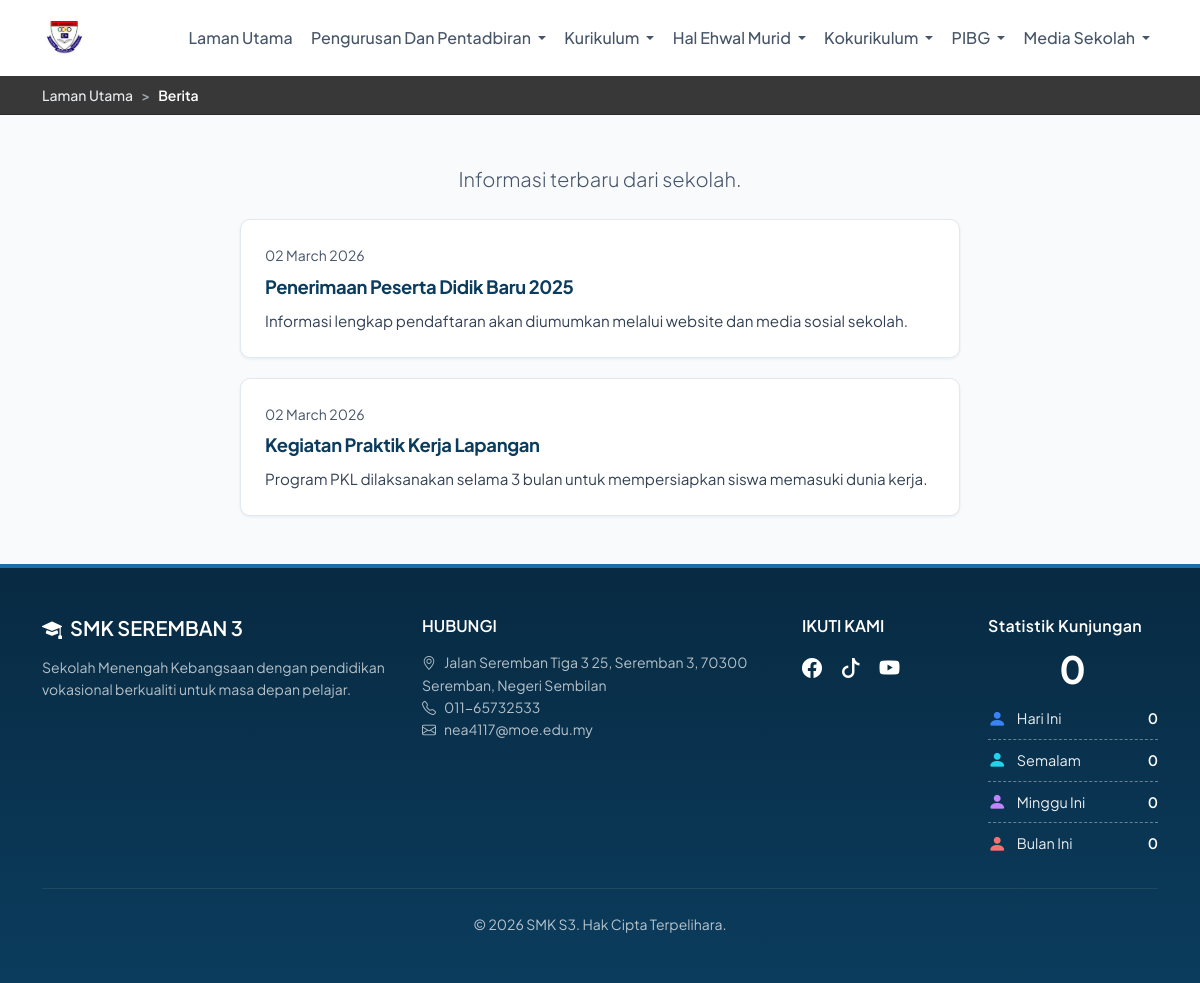
Before: /news.php with the older database file.
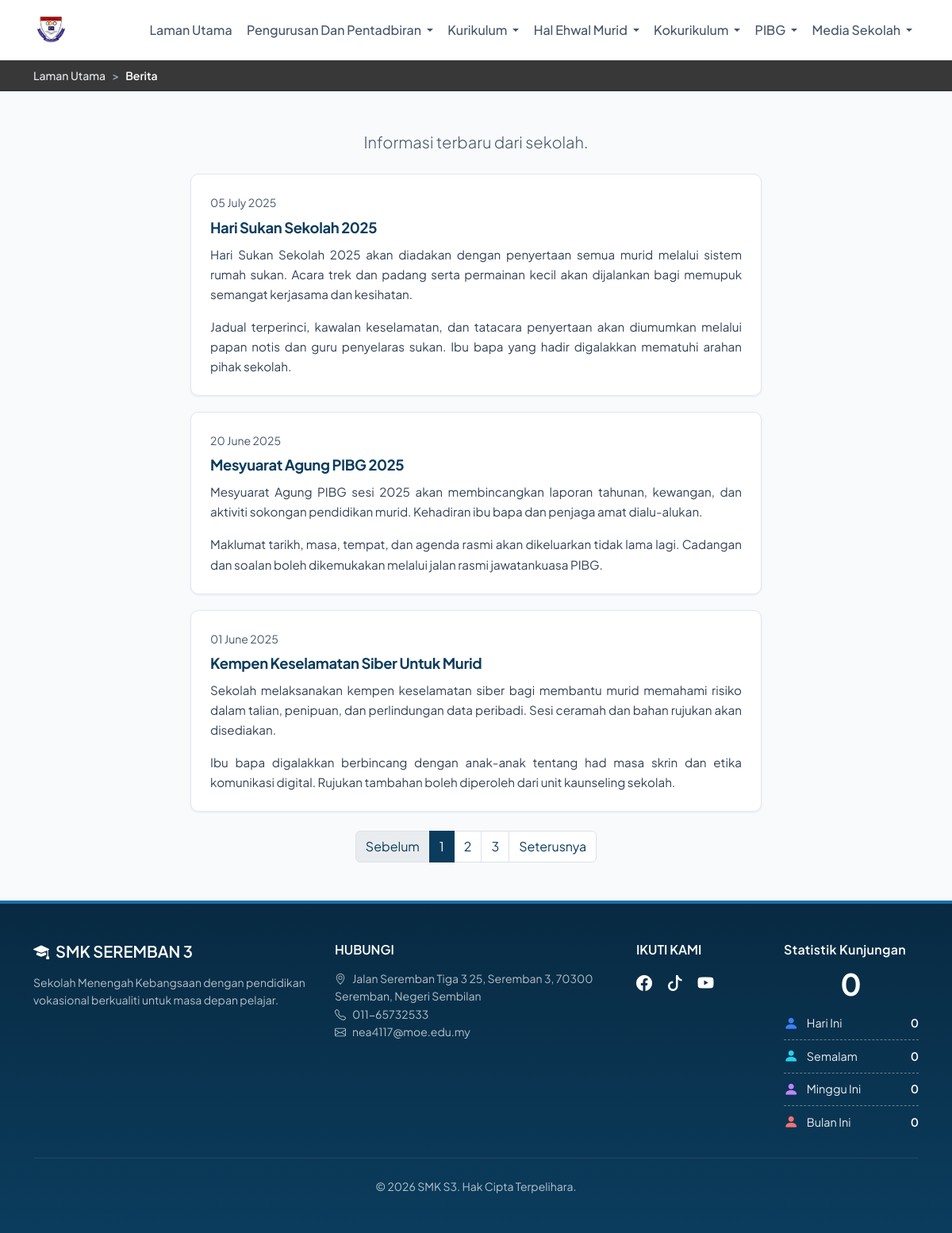
After: the same page with the newer database file.
### tables this page shows
CREATE TABLE IF NOT EXISTS news (
    id INT AUTO_INCREMENT PRIMARY KEY,
    title VARCHAR(255) NOT NULL,
    slug VARCHAR(255) NOT NULL UNIQUE,
    excerpt TEXT,
    content TEXT,
    image_url VARCHAR(500) DEFAULT NULL,
    published_at DATETIME DEFAULT NULL,
    created_at TIMESTAMP DEFAULT CURRENT_TIMESTAMP,
    updated_at TIMESTAMP DEFAULT CURRENT_TIMESTAMP ON UPDATE CURRENT_TIMESTAMP
);

### includes/breadcrumbs.php (called while the page is built, shortened)
<?php
function smks3_default_breadcrumb_items(string $currentPage, string $pageTitle): array
{
    static $map = [
        'profil-sekolah' => ['Pengurusan Dan Pentadbiran', 'Profil Sekolah'],
        'misi-visi-sekolah' => ['Pengurusan Dan Pentadbiran', 'FPK, Visi, Misi, Motto Sekolah'],
        'sejarah-sekolah' => ['Pengurusan Dan Pentadbiran', 'Sejarah Sekolah'],
        'senarai-pengetua' => ['Pengurusan Dan Pentadbiran', 'Senarai Pengetua'],
        'pelan-sekolah' => ['Pengurusan Dan Pentadbiran', 'Pelan Sekolah'],
        'lencana-lagu-sekolah' => ['Pengurusan Dan Pentadbiran', 'Lencana & Lagu Sekolah'],
        'pengurusan-tertinggi' => ['Pengurusan Dan Pentadbiran', 'Pengurusan Tertinggi Sekolah'],
        'guru-apk' => ['Pengurusan Dan Pentadbiran', 'Barisan Guru Dan AKP'],
        'kalendar-akademik' => ['Pengurusan Dan Pentadbiran', 'Kalendar Akademik 2026'],
        'cuti-perayaan' => ['Pengurusan Dan Pentadbiran', 'Cuti Perayaan 2026'],
        'pentaksiran-peperiksaan' => ['Kurikulum', 'Pentaksiran Dan Peperiksaan'],
        'pusat-sumber' => ['Kurikulum', 'Pusat Sumber Sekolah'],
        'pra-sekolah' => ['Kurikulum', 'Pra Sekolah'],
        'kecemerlangan-program-akademik' => ['Kurikulum', 'Kecemerlangan Program Akademik'],
        'pilihan-mata-pelajaran' => ['Kurikulum', 'Pilihan Mata Pelajaran'],
        'enrolmen-murid' => ['Hal Ehwal Murid', 'Enrolmen Murid'],
        'bil-kelas-gambar' => ['Hal Ehwal Murid', 'Bilangan Kelas-Gambar'],
        'unit-bimbingan-kaunseling' => ['Hal Ehwal Murid', 'Unit Bimbingan Dan Kaunseling'],
        'peraturan-sekolah' => ['Hal Ehwal Murid', 'Peraturan Sekolah'],
        'pemimpin-murid' => ['Hal Ehwal Murid', 'Pemimpin Murid'],
        'unit-badan-beruniform' => ['Kokurikulum', 'Unit Badan Beruniform'],
        'kelab-persatuan' => ['Kokurikulum', 'Kelab Dan Persatuan'],
        'sukan-permainan' => ['Kokurikulum', 'Sukan Dan Permainan'],
        'kawatankuasa-pibg' => ['PIBG', 'Jawatankuasa PIBG'],
        'news' => [null, 'Berita'],
        'about' => [null, 'Perihal Kami'],
        'courses' => [null, 'Jurusan'],
        'staff' => [null, 'Guru & Kakitangan'],
        'contact' => [null, 'Hubungi'],
        'buletin-sekolah' => [null, 'Buletin Sekolah'],
    ];
    $items = [
        ['label' => 'Laman Utama', 'href' => 'index.php'],
    ];
    if (isset($map[$currentPage])) {
        [$menu, $sub] = $map[$currentPage];
        $items[] = ['label' => $sub, 'current' => true];
        return $items;
    }
    $items[] = ['label' => $pageTitle, 'current' => true];
    return $items;
}

### includes/functions.php (called while the page is built, shortened)
<?php
function smks3_news_body_html(?string $content, ?string $fallbackExcerpt = ''): string
{
    $content = trim((string) $content);
    if ($content !== '') {
        if (preg_match('/<[a-z][a-z0-9]*\b/i', $content)) {
            return $content;
        }
        return smks3_plain_text_to_paragraphs($content);
    }
    return '';
}
function smks3_fetch_published_news_paginated(int $page, int $perPage = 3): ?array
{
    $perPage = max(1, min(50, $perPage));
    $page = max(1, $page);
    try {
        $pdo = getConnection();
        $total = (int) $pdo->query('SELECT COUNT(*) FROM news WHERE published_at IS NOT NULL')->fetchColumn();
        $totalPages = max(1, (int) ceil($total / $perPage));
        $page = min($page, $totalPages);
        $offset = ($page - 1) * $perPage;
        $stmt = $pdo->prepare(
            'SELECT id, title, slug, excerpt, content, published_at FROM news WHERE published_at IS NOT NULL ORDER BY published_at DESC LIMIT :lim OFFSET :off'
        );
        $stmt->bindValue(':lim', $perPage, PDO::PARAM_INT);
        $stmt->bindValue(':off', $offset, PDO::PARAM_INT);
        $stmt->execute();
        $items = $stmt->fetchAll(PDO::FETCH_ASSOC);
        return [
            'items' => $items,
            'total' => $total,
            'total_pages' => $totalPages,
            'page' => $page,
            'per_page' => $perPage,
        ];
    } catch (Throwable $e) {
        return null;
    }
}
function smks3_news_article_url(array $n): string
{
    $slug = isset($n['slug']) ? trim((string) $n['slug']) : '';
    if ($slug !== '' && preg_match('/^[a-zA-Z0-9_-]+$/', $slug)) {
        return 'news.php?' . http_build_query(['slug' => $slug]);
    }
    return 'news.php';
}

### news.php (the view, shortened to what the changed rows need)
<?php
$page_title = 'Berita';
require_once __DIR__ . '/includes/functions.php';
$news_item = null;
$news_per_page = 3;
$news_page_items = [];
$pagination = ['page' => 1, 'per_page' => $news_per_page, 'total' => 0, 'total_pages' => 1];
if (!$news_item) {
    $listPage = isset($_GET['page']) && ctype_digit((string) $_GET['page']) ? max(1, (int) $_GET['page']) : 1;
    $paginated = smks3_fetch_published_news_paginated($listPage, $news_per_page);
    if ($paginated !== null && $paginated['total'] > 0) {
        $news_page_items = $paginated['items'];
        $pagination = $paginated;
    }
}
require_once __DIR__ . '/includes/header.php';
?>
<?php if ($news_item) : ?>
<section class="py-5">
    <div class="container">
        <article class="mx-auto" style="max-width: 720px;">
            <small class="text-muted"><?= date('d F Y', strtotime($news_item['published_at'])) ?></small>
            <h1 class="fw-bold mt-2 mb-4"><?= htmlspecialchars($news_item['title']) ?></h1>
            <div class="content news-article-content">
                <?= smks3_news_body_html($news_item['content'] ?? '', $news_item['excerpt'] ?? '') ?>
            </div>
            <a href="news.php" class="btn btn-outline-primary mt-4">← Kembali ke Berita</a>
        </article>
    </div>
</section>
<?php else : ?>
<section class="py-5 bg-light">
    <div class="container">
        <?php $p = $pagination; ?>
        <div class="news-archive-feed">
            <?php foreach ($news_page_items as $n) : ?>
            <article class="news-archive-feed__post">
                <div class="card-body p-4">
                    <time class="text-muted small d-block mb-2" datetime="<?= date('Y-m-d', strtotime($n['published_at'])) ?>"><?= date('d F Y', strtotime($n['published_at'])) ?></time>
                    <h2 class="news-archive-feed__title mb-2 h5">
                        <a href="<?= htmlspecialchars(smks3_news_article_url($n), ENT_QUOTES, 'UTF-8') ?>" class="text-decoration-none"><?= htmlspecialchars($n['title']) ?></a>
                    </h2>
                    <div class="news-archive-feed__body news-article-content mb-0">
                        <?= smks3_news_body_html($n['content'] ?? '', $n['excerpt'] ?? '') ?>
                    </div>
                </div>
            </article>
            <?php endforeach; ?>
        </div>
        <?php if ($p['total_pages'] > 1) : ?>
        <nav class="mt-4 news-archive-pagination" aria-label="Penomboran halaman berita">
            <ul class="pagination justify-content-center flex-wrap mb-0">
                <li class="page-item<?= $p['page'] <= 1 ? ' disabled' : '' ?>">
                    <a class="page-link" href="<?= $p['page'] <= 1 ? '#' : 'news.php?' . http_build_query(['page' => $p['page'] - 1]) ?>"<?= $p['page'] <= 1 ? ' tabindex="-1" aria-disabled="true"' : '' ?>>Sebelum</a>
                </li>
                <?php for ($i = 1; $i <= $p['total_pages']; $i++) : ?>
                <li class="page-item<?= $i === $p['page'] ? ' active' : '' ?>">
                    <a class="page-link" href="news.php?<?= http_build_query(['page' => $i]) ?>"<?= $i === $p['page'] ? ' aria-current="page"' : '' ?>><?= $i ?></a>
                </li>
                <?php endfor; ?>
                <li class="page-item<?= $p['page'] >= $p['total_pages'] ? ' disabled' : '' ?>">
                    <a class="page-link" href="<?= $p['page'] >= $p['total_pages'] ? '#' : 'news.php?' . http_build_query(['page' => $p['page'] + 1]) ?>"<?= $p['page'] >= $p['total_pages'] ? ' tabindex="-1" aria-disabled="true"' : '' ?>>Seterusnya</a>
                </li>
            </ul>
        </nav>
        <?php endif; ?>
    </div>
</section>
<?php endif; ?>
<?php require_once __DIR__ . '/includes/footer.php'; ?>

### includes/header.php (shortened to what the changed rows need)
<?php
$current_page = basename($_SERVER['PHP_SELF'], '.php');
require_once __DIR__ . '/breadcrumbs.php';
$breadcrumb_items = null;
if ($current_page !== 'index' && empty($suppress_site_breadcrumb)) {
    if (!empty($custom_breadcrumbs) && is_array($custom_breadcrumbs)) {
        $breadcrumb_items = $custom_breadcrumbs;
    } else {
        $breadcrumb_items = smks3_default_breadcrumb_items($current_page, $page_title);
    }
}
?>
<!DOCTYPE html>
<html lang="ms">
<head>
    <link href="https://cdn.jsdelivr.net/npm/bootstrap@5.3.2/dist/css/bootstrap.min.css" rel="stylesheet">
    <link href="https://cdn.jsdelivr.net/npm/bootstrap-icons@1.11.1/font/bootstrap-icons.css" rel="stylesheet">
</head>
<body>
<?php if ($breadcrumb_items !== null) : ?>
    <div class="page-breadcrumb-wrap">
        <div class="container py-2 py-md-2">
            <nav aria-label="Lokasi halaman">
                <ol class="breadcrumb mb-0">
                    <?php foreach ($breadcrumb_items as $cr) :
                        $label = $cr['label'] ?? '';
                        $isCurrent = !empty($cr['current']);
                        $href = $cr['href'] ?? null;
                        $hasLink = !$isCurrent && $href !== null && $href !== '';
                        ?>
                    <li class="breadcrumb-item<?= $isCurrent ? ' active' : '' ?>"<?= $isCurrent ? ' aria-current="page"' : '' ?>>
                        <?php if ($hasLink) : ?>
                            <a href="<?= htmlspecialchars($href) ?>"><?= htmlspecialchars($label) ?></a>
                        <?php else : ?>
                            <?= htmlspecialchars($label) ?>
                        <?php endif; ?>
                    </li>
                    <?php endforeach; ?>
                </ol>
            </nav>
        </div>
    </div>
<?php endif; ?>

Changed rows visible on the page:
no longer on this page (row edited): news: published_at "02 March 2026", title "Penerimaan Peserta Didik Baru 2025", content "Informasi lengkap pendaftaran akan diumumkan melalui website dan media sosial sekolah."
no longer on this page (row edited): news: published_at "02 March 2026", title "Kegiatan Praktik Kerja Lapangan", content "Program PKL dilaksanakan selama 3 bulan untuk mempersiapkan siswa memasuki dunia kerja."
added news: published_at "05 July 2025", title "Hari Sukan Sekolah 2025", smks3_news_body_html($n['content'] ?? '', $n['excerpt'] ?? '') "Hari Sukan Sekolah 2025 akan diadakan dengan penyertaan semua murid melalui sistem rumah sukan. Acara trek dan padang serta permainan kecil akan dijalankan bagi memupuk semangat kerjasama dan kesihatan. Jadual terperinci, kawalan keselamatan, dan tatacara penyertaan akan diumumkan melalui papan notis dan guru penyelaras sukan. Ibu bapa yang hadir digalakkan mematuhi arahan pihak sekolah."
added news: published_at "20 June 2025", title "Mesyuarat Agung PIBG 2025", smks3_news_body_html($n['content'] ?? '', $n['excerpt'] ?? '') "Mesyuarat Agung PIBG sesi 2025 akan membincangkan laporan tahunan, kewangan, dan aktiviti sokongan pendidikan murid. Kehadiran ibu bapa dan penjaga amat dialu-alukan. Maklumat tarikh, masa, tempat, dan agenda rasmi akan dikeluarkan tidak lama lagi. Cadangan dan soalan boleh dikemukakan melalui jalan rasmi jawatankuasa PIBG."
added news: published_at "01 June 2025", title "Kempen Keselamatan Siber Untuk Murid", smks3_news_body_html($n['content'] ?? '', $n['excerpt'] ?? '') "Sekolah melaksanakan kempen keselamatan siber bagi membantu murid memahami risiko dalam talian, penipuan, dan perlindungan data peribadi. Sesi ceramah dan bahan rujukan akan disediakan. Ibu bapa digalakkan berbincang dengan anak-anak tentang had masa skrin dan etika komunikasi digital. Rujukan tambahan boleh diperoleh dari unit kaunseling sekolah."
Other visible differences:
text now shown: "Sebelum Seterusnya"
new list line: "1"
new list line: "2"
new list line: "3"
